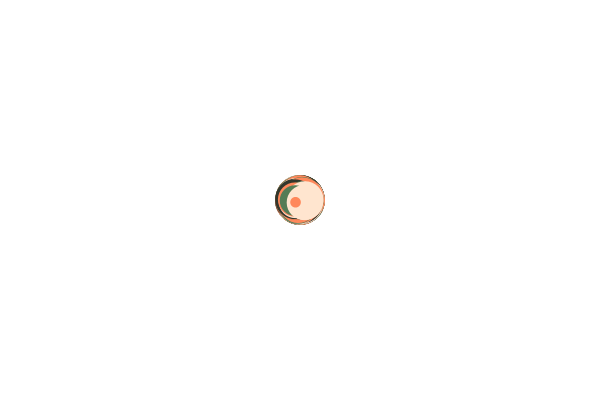
Frame 1 (no input)
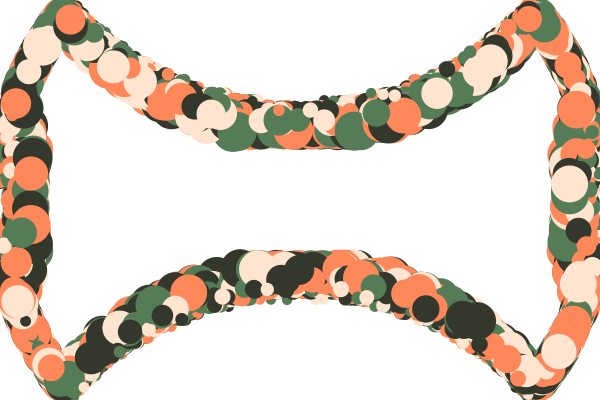
Frame 60 (the mouse pressed at the canvas centre just before this capture)
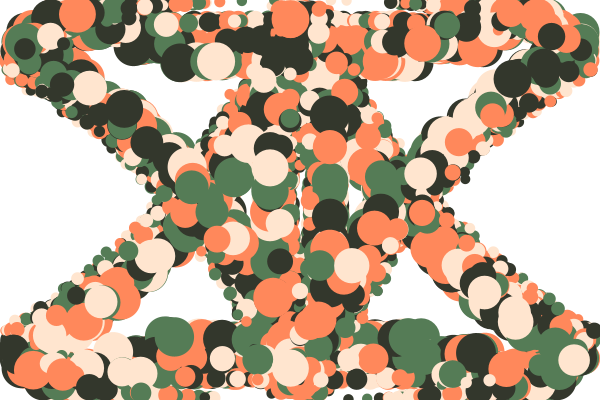
Frame 120 (the mouse held since frame 60 and released just before this capture)

The Processing sketch that drew these frames (run headless with seeded random() and noise(); from frame 60 on, the mouse is pressed at the canvas centre):

// Processing sketch: ball
// ── ball.pde
int[] colours = {
  0xFFFF885B,
  0xFFFFE5CF,
  0xFF557C56,
  0xFF33372C
};

float[] ballX, ballY;
float[] ballVx, ballVy;
float[] ballRad;
int[] ballColour;
int ballNum = 5000;


void setup() {
  size(600, 400);
  ballX = new float[ballNum];
  ballY = new float[ballNum];
  ballVx = new float[ballNum];
  ballVy = new float[ballNum];
  ballRad = new float[ballNum];
  ballColour = new int[ballNum];

  for (int idx = 0; idx < ballNum; idx++) {
    ballX[idx] = width * .5;
    ballY[idx] = height * .5;
    float randomDeg = random(360);
    float speed = 5;
    //x = x/L, y = y/L 에 L을 곱하면 x와 y가 구해짐
    ballVx[idx] = speed * cos(radians(randomDeg));
    ballVy[idx] = speed * sin(radians(randomDeg));
    ballRad[idx] = random(5, 20);
    ballColour[idx] = colours[int(random(colours.length))];
  }
}

void draw() {
  for (int idx = 0; idx < ballNum; idx++) {
    ballX[idx] += ballVx[idx];
    ballY[idx] += ballVy[idx];
    if (ballX[idx] < 0 + ballRad[idx] 
    || ballX[idx] > width - ballRad[idx]) {
      ballVx[idx] *= -1;
    }
    if (ballY[idx] < 0 + ballRad[idx] 
    || ballY[idx] > height - ballRad[idx]) {
      ballVy[idx] *= -1;
    }
  }



  background(255);
  noStroke();
  
  for (int idx = 0; idx < ballNum; idx++) {
    fill(ballColour[idx]);
    circle(ballX[idx], ballY[idx], 2 * ballRad[idx]);
  }
}
